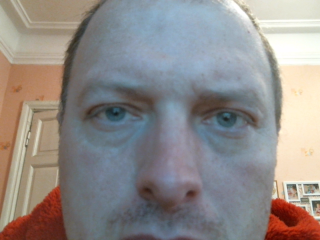
#> input picture picture3.png, 320 x 240 px
$ python eye_recognition.py
#> lines starting #> are read from the running program, lines starting #| are printed output that depends on the picture; after the words box and inside, x2 and y2 are one past the last pixel; in counts of white or black regions, pixels touching at a corner belong together
import cv2
import numpy as np

eye_cascade = cv2.CascadeClassifier('haarcascade_eye.xml')


img = cv2.imread('picture3.png')
#> img is the input picture: shape (240, 320, 3); mean B, G, R 137.5, 139.5, 144.2
gray = cv2.cvtColor(img, cv2.COLOR_BGR2GRAY)
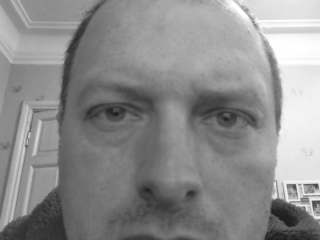
#> gray: shape (240, 320); min 24, max 255, mean 140.7
eye = eye_cascade.detectMultiScale(gray, 1.3, 5)
#> eye = [[77, 83, 60, 60], [187, 84, 64, 64]]
print(eye)
#| [[ 77  83  60  60]
#|  [187  84  64  64]]
for (x, y, w, h) in eye:
    name = str(x+y)
    t_img=img.copy()
    t_img = t_img[y:y + h, x:x + w] # NOTE: its img[y: y + h, x: x + w]
    cv2.imwrite("{file_mane}.png".format(file_mane=name ), t_img)
    cv2.rectangle(img, (x, y), (x + w, y + h), (0, 255, 0), 2)
#> this loop made 2 passes
#> (x, y, w, h, name) on passes 1 to 2: (77, 83, 60, 60, '160'), (187, 84, 64, 64, '271')
#> pass 1, `t_img = t_img[y:y + h, x:x + w]`:
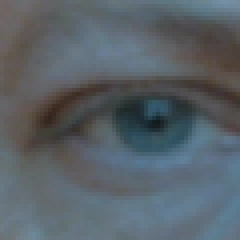
#> t_img: shape (60, 60, 3) (shown 4 times larger); mean B, G, R 103.7, 97.3, 88.6
#> pass 2, `t_img = t_img[y:y + h, x:x + w]`:
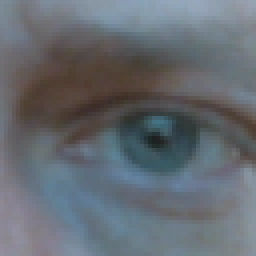
#> t_img: shape (64, 64, 3) (shown 4 times larger); mean B, G, R 113.3, 106.7, 100.7
#> after the loop:
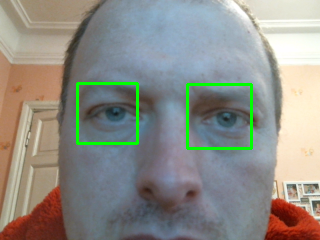
#> img: shape (240, 320, 3); 1.93% of pixels changed, all inside (x1, y1, x2, y2) = (76, 82, 253, 150)

cv2.imshow('img', img)   # part needed only for visualisation
cv2.waitKey(0)
cv2.destroyAllWindows()  # cshould close all active windows

$ run again, with picture2.png copied over picture3.png
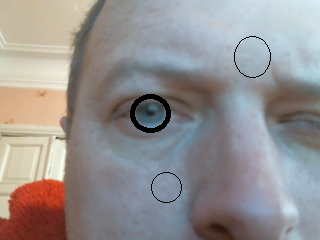
#> input picture picture2.png, 320 x 240 px
#> img is the input picture: shape (240, 320, 3); mean B, G, R 144.1, 144.5, 148.3
#> `gray = cv2.cvtColor(img, cv2.COLOR_BGR2GRAY)`:
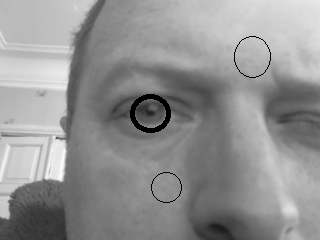
#> gray: shape (240, 320); min 0, max 251, mean 145.6
#> eye = [[96, 63, 99, 99]]
#| [[96 63 99 99]]
#> the loop `for (x, y, w, h) in eye:` made 1 pass
#> (x, y, w, h, name) on pass 1: (96, 63, 99, 99, '159')
#> after the loop `for (x, y, w, h) in eye:`:
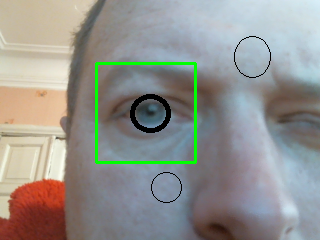
#> img: shape (240, 320, 3); 1.54% of pixels changed, all inside (x1, y1, x2, y2) = (95, 62, 197, 164)
